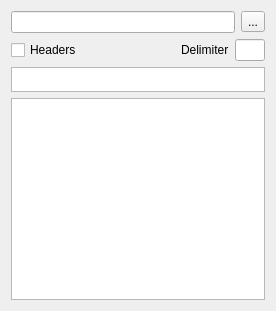
<?xml version="1.0" encoding="UTF-8"?>
<ui version="4.0">
 <class>TaskPanel</class>
 <widget class="QWidget" name="TaskPanel">
  <property name="geometry">
   <rect>
    <x>0</x>
    <y>0</y>
    <width>276</width>
    <height>311</height>
   </rect>
  </property>
  <property name="sizePolicy">
   <sizepolicy hsizetype="MinimumExpanding" vsizetype="MinimumExpanding">
    <horstretch>0</horstretch>
    <verstretch>0</verstretch>
   </sizepolicy>
  </property>
  <property name="windowTitle">
   <string>Import Alignment</string>
  </property>
  <layout class="QGridLayout" name="gridLayout">
   <item row="0" column="0">
    <layout class="QHBoxLayout" name="horizontalLayout_3">
     <item>
      <widget class="QLineEdit" name="filename">
       <property name="sizePolicy">
        <sizepolicy hsizetype="Expanding" vsizetype="Fixed">
         <horstretch>1</horstretch>
         <verstretch>0</verstretch>
        </sizepolicy>
       </property>
      </widget>
     </item>
     <item>
      <widget class="QToolButton" name="pick_file">
       <property name="text">
        <string>...</string>
       </property>
      </widget>
     </item>
    </layout>
   </item>
   <item row="1" column="0">
    <layout class="QHBoxLayout" name="horizontalLayout_4">
     <item>
      <widget class="QCheckBox" name="headers">
       <property name="text">
        <string>Headers</string>
       </property>
      </widget>
     </item>
     <item>
      <spacer name="horizontalSpacer_2">
       <property name="orientation">
        <enum>Qt::Horizontal</enum>
       </property>
       <property name="sizeHint" stdset="0">
        <size>
         <width>40</width>
         <height>20</height>
        </size>
       </property>
      </spacer>
     </item>
     <item>
      <widget class="QLabel" name="delimiter_label">
       <property name="text">
        <string>Delimiter</string>
       </property>
      </widget>
     </item>
     <item>
      <widget class="QLineEdit" name="delimiter">
       <property name="sizePolicy">
        <sizepolicy hsizetype="Maximum" vsizetype="Fixed">
         <horstretch>0</horstretch>
         <verstretch>0</verstretch>
        </sizepolicy>
       </property>
       <property name="maximumSize">
        <size>
         <width>30</width>
         <height>16777215</height>
        </size>
       </property>
      </widget>
     </item>
    </layout>
   </item>
   <item row="3" column="0">
    <layout class="QHBoxLayout" name="horizontalLayout">
     <item>
      <widget class="QTableView" name="table_view">
       <property name="sizePolicy">
        <sizepolicy hsizetype="Expanding" vsizetype="MinimumExpanding">
         <horstretch>0</horstretch>
         <verstretch>0</verstretch>
        </sizepolicy>
       </property>
       <property name="sortingEnabled">
        <bool>false</bool>
       </property>
       <attribute name="horizontalHeaderStretchLastSection">
        <bool>false</bool>
       </attribute>
      </widget>
     </item>
    </layout>
   </item>
   <item row="2" column="0">
    <widget class="QTableView" name="header_matcher">
     <property name="sizePolicy">
      <sizepolicy hsizetype="Expanding" vsizetype="Fixed">
       <horstretch>0</horstretch>
       <verstretch>0</verstretch>
      </sizepolicy>
     </property>
     <property name="maximumSize">
      <size>
       <width>16777215</width>
       <height>25</height>
      </size>
     </property>
     <property name="verticalScrollBarPolicy">
      <enum>Qt::ScrollBarAlwaysOff</enum>
     </property>
     <property name="horizontalScrollBarPolicy">
      <enum>Qt::ScrollBarAlwaysOff</enum>
     </property>
     <attribute name="horizontalHeaderVisible">
      <bool>false</bool>
     </attribute>
    </widget>
   </item>
  </layout>
 </widget>
 <resources/>
 <connections/>
</ui>
